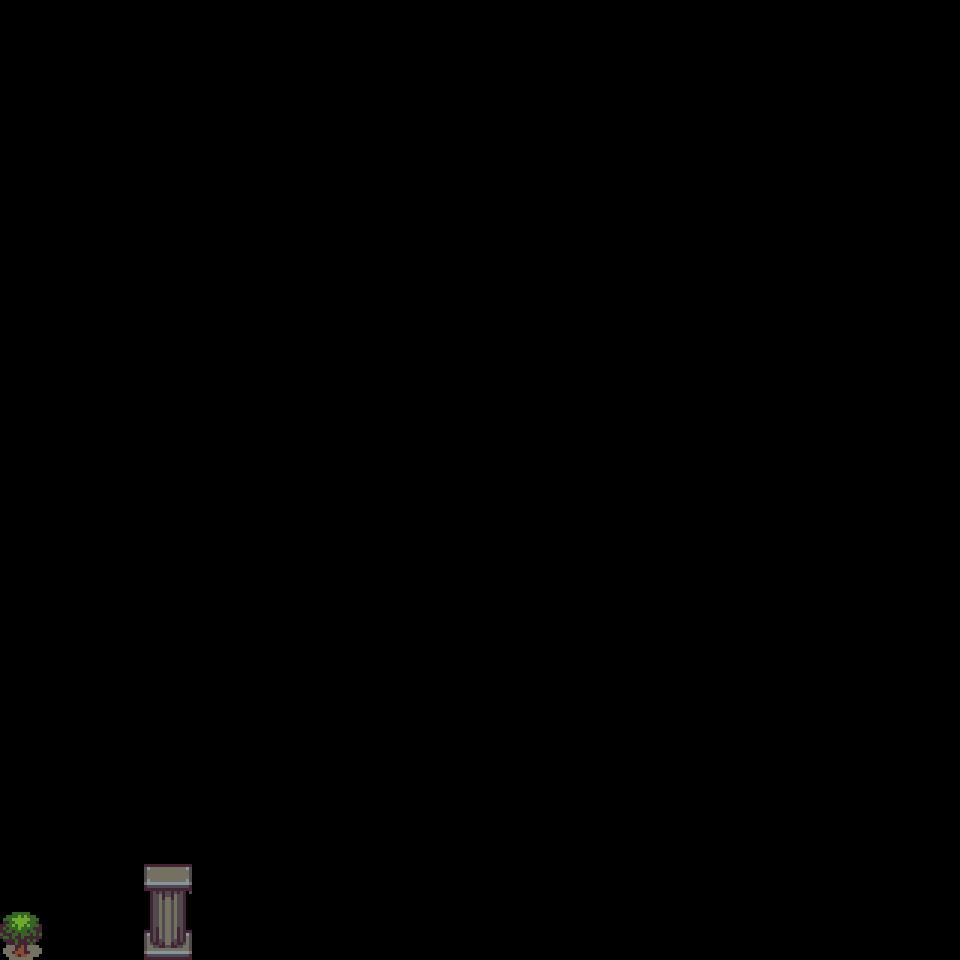

This game map was drawn from its Tiled (.tmx) file and the tilesets committed beside it. A one-line description and the full map source follow:
An orthogonal 20x20 tile map with 48x48 px tiles, 1 tile layer (regions) and 2 objects.

<map version="1.0" orientation="orthogonal" renderorder="right-down" width="20" height="20" tilewidth="48" tileheight="48" nextobjectid="24">
 <tileset firstgid="1" name="tiny48" tilewidth="48" tileheight="48" tilecount="120" columns="8">
  <image source="tiny48.png" width="384" height="720" />
 </tileset>
 <layer name="regions" width="20" height="20">
  <data encoding="csv">
0,0,0,0,0,0,0,0,0,0,0,0,0,0,0,0,0,0,0,0,
0,0,0,0,0,0,0,0,0,0,0,0,0,0,0,0,0,0,0,0,
0,0,0,0,0,0,0,0,0,0,0,0,0,0,0,0,0,0,0,0,
0,0,0,0,0,0,0,0,0,0,0,0,0,0,0,0,0,0,0,0,
0,0,0,0,0,0,0,0,0,0,0,0,0,0,0,0,0,0,0,0,
0,0,0,0,0,0,0,0,0,0,0,0,0,0,0,0,0,0,0,0,
0,0,0,0,0,0,0,0,0,0,0,0,0,0,0,0,0,0,0,0,
0,0,0,0,0,0,0,0,0,0,0,0,0,0,0,0,0,0,0,0,
0,0,0,0,0,0,0,0,0,0,0,0,0,0,0,0,0,0,0,0,
0,0,0,0,0,0,0,0,0,0,0,0,0,0,0,0,0,0,0,0,
0,0,0,0,0,0,0,0,0,0,0,0,0,0,0,0,0,0,0,0,
0,0,0,0,0,0,0,0,0,0,0,0,0,0,0,0,0,0,0,0,
0,0,0,0,0,0,0,0,0,0,0,0,0,0,0,0,0,0,0,0,
0,0,0,0,0,0,0,0,0,0,0,0,0,0,0,0,0,0,0,0,
0,0,0,0,0,0,0,0,0,0,0,0,0,0,0,0,0,0,0,0,
0,0,0,0,0,0,0,0,0,0,0,0,0,0,0,0,0,0,0,0,
0,0,0,0,0,0,0,0,0,0,0,0,0,0,0,0,0,0,0,0,
0,0,0,0,0,0,0,0,0,0,0,0,0,0,0,0,0,0,0,0,
0,0,0,92,0,0,0,0,0,0,0,0,0,0,0,0,0,0,0,0,
77,0,0,100,0,0,0,0,0,0,0,0,0,0,0,0,0,0,0,0
</data>
 </layer>
 <objectgroup name="Object Layer 1">
  <object id="10" x="-72" y="570.667" visible="0" />
  <object id="21" x="0" y="912" width="48" height="48" />
 </objectgroup>
</map>
